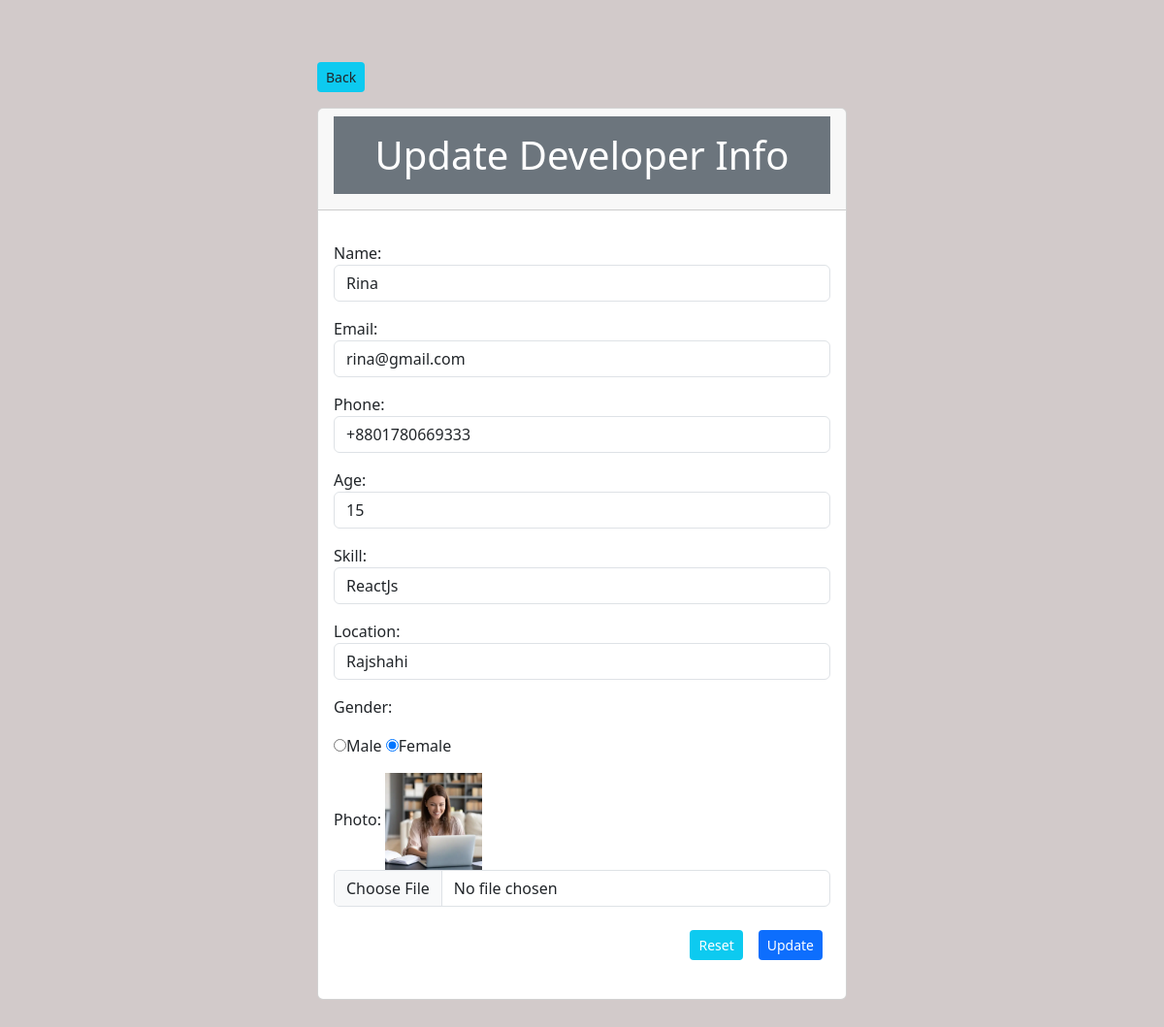
The app's page /edit.php?updateID=23 with its own data.
### tables this page shows
CREATE TABLE `devs` (
  `id` int(11) NOT NULL,
  `name` varchar(100) NOT NULL,
  `email` varchar(100) NOT NULL,
  `phone` varchar(20) NOT NULL,
  `age` int(3) NOT NULL,
  `skill` varchar(100) NOT NULL,
  `location` varchar(100) NOT NULL,
  `gender` varchar(100) NOT NULL,
  `photo` varchar(500) NOT NULL,
  `status` tinyint(1) NOT NULL DEFAULT '1',
  `trash` tinyint(1) DEFAULT '0',
  `createdAT` timestamp(6) NOT NULL DEFAULT CURRENT_TIMESTAMP(6),
  `updatedAT` timestamp(6) NULL DEFAULT NULL
);

### config/connectDb.php (called while the page is built)
<?php
function connect()
{
	try {
		$connection = new PDO('mysql:host=localhost;dbname=dbCrud', 'marufa', 'localhost');
		return $connection;
	} catch (PDOException $error) {
		return $error->getMessage();
	}
}

### edit.php (the view, shortened to what this page needs)
<?php
$singleData = null;
if (isset($_GET['updateID'])) {
	$updateID = $_GET['updateID'];
	$sql = "SELECT * FROM devs Where id='$updateID'";
	$statement = connect()->prepare($sql);
	$statement->execute();
	$singleData = $statement->fetch(PDO::FETCH_OBJ);
}
?>
<!DOCTYPE html>
<html lang="en">
<head>
	<link href="https://cdn.jsdelivr.net/npm/bootstrap@5.3.3/dist/css/bootstrap.min.css" rel="stylesheet">
	<link rel="stylesheet" href="https://cdnjs.cloudflare.com/ajax/libs/font-awesome/6.6.0/css/all.min.css" />
	<link rel="stylesheet" href="assets/style.css">
</head>
<div class="container  my-5">
	<div class="row justify-content-center">
		<div class="col-md-6">
			<a class="btn btn-sm bg-info  my-3" href="index.php">Back </a>
			<div class="card">
				<div class="card-header">
					<h1 class="text-center bg-secondary p-3 text-white">Update Developer Info</h1>
				</div>
				<div class="card-body">
					<form action="<?php echo $_SERVER['PHP_SELF'] . '?updateID=' . $updateID; ?>" method="POST" enctype="multipart/form-data">
						<div class="my-3">
							<label for="">Name: </label>
							<input type="text" name="name" placeholder="name" value="<?php echo $singleData->name ?>" class="form-control">
						</div>
						<div class="my-3">
							<label for="">Email: </label>
							<input type="text" name="email" placeholder="email" value="<?php echo $singleData->email ?>" class="form-control">
						</div>
						<div class="my-3">
							<label for="">Phone: </label>
							<input type="text" name="phone" placeholder="phone" value="<?php echo $singleData->phone ?>" class="form-control">
						</div>
						<div class="my-3">
							<label for="">Age: </label>
							<input type="text" name="age" placeholder="age" value="<?php echo $singleData->age ?>" class="form-control">
						</div>
						<div class="my-3">
							<label for="">Skill: </label>
							<input type="text" name="skill" placeholder="skill" value="<?php echo $singleData->skill ?>" class="form-control">
						</div>
						<div class="my-3">
							<label for="">Location: </label>
							<input type="text" name="location" placeholder="location" value="<?php echo $singleData->location ?>" class="form-control">
						</div>
						<label for="">Gender: </label>
						<div class="my-3">
							<label>
								<input value="Male" <?php echo $singleData->gender == 'Male' ? 'checked' : '' ?> type="radio" name="gender" placeholder="gender">Male
							</label>
							<label>
								<input value="Female" <?php echo $singleData->gender == 'Female' ? 'checked' : '' ?> type="radio" name="gender" placeholder="gender">Female
							</label>
						</div>
						<div class="my-3 photo">
							<label for="">Photo: </label>
							<img src="media/photos/<?php echo $singleData->photo ?> " alt="">
							<input type="file" name="photo" class="form-control" placeholder="photo">
						</div>
						<div class="my-3 d-flex justify-content-end">
							<button type="reset" class="btn btn-sm bg-info text-white m-2">Reset</button>
							<input type="submit" name="submit" value="Update" class="btn btn-sm bg-primary text-white m-2 ">
						</div>
					</form>
				</div>
			</div>
		</div>
	</div>
</div>
<body>
</body>
</html>
<body>
</body>
</html>

### assets/style.css (style rules this page uses)
body { background-color: #d2caca; }
.photo img { height: 100px; width: 100px; object-fit: cover; }

### records on screen
devs: name "Rina", email "rina@gmail.com", phone "+8801780669333", age "15", skill "ReactJs", location "Rajshahi", gender "☐ Male", gender "☑ Female", photo (picture)
